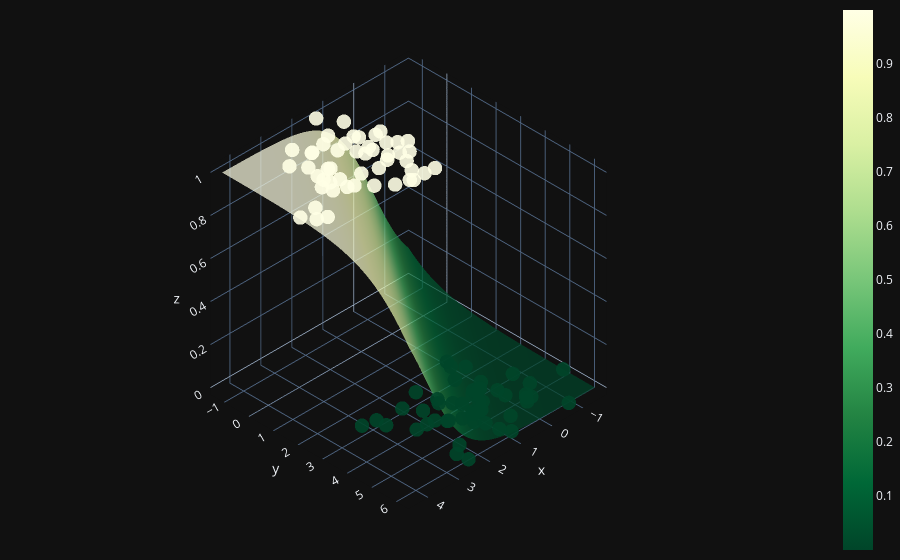

Source (notebook cell):
### Code cell
X0 = np.linspace(X[:, 0].min(), X[:, 0].max(), 100)
X1 = np.linspace(X[:, 1].min(), X[:, 1].max(), 100)
xx0, xx1 = np.meshgrid(X0, X1)
Z = W[0] * xx0 + W[1] * xx1 + b
A = 1 / (1 + np.exp(-Z))

fig = (go.Figure(data=[go.Surface(z=A, x=xx0, y=xx1, colorscale='YlGn', opacity = 0.7, reversescale=True)]))

fig.add_scatter3d(x=X[:, 0].flatten(), y=X[:, 1].flatten(), z=y.flatten(), mode='markers', marker=dict(size=5, color=y.flatten(), colorscale='YlGn', opacity = 0.9, reversescale=True))


fig.update_layout(template= "plotly_dark", margin=dict(l=0, r=0, b=0, t=0))
fig.layout.scene.camera.projection.type = "orthographic"
fig.show()

### Figure 1 — Plotly figure (JSON) as saved in the notebook; plotly's stock layout.template omitted (floating-point values rounded to 4 significant figures; data arrays with more than 128 entries replaced by an {"elided": "..."} marker saying what was removed)
{"data": [{"colorscale": [[0, "rgb(255,255,229)"], [0.125, "rgb(247,252,185)"], [0.25, "rgb(217,240,163)"], [0.375, "rgb(173,221,142)"], [0.5, "rgb(120,198,121)"], [0.625, "rgb(65,171,93)"], [0.75, "rgb(35,132,67)"], [0.875, "rgb(0,104,55)"], [1, "rgb(0,69,41)"]], "opacity": 0.7, "reversescale": true, "type": "surface", "x": {"elided": "100x100 float values"}, "y": {"elided": "100x100 float values"}, "z": {"elided": "100x100 float values"}}, {"marker": {"color": [1, 1, 0, 0, 1, 0, 0, 1, 0, 1, 0, 1, 0, 0, 1, 1, 1, 0, 1, 1, 0, 0, 1, 0, 1, 0, 1, 0, 0, 1, 1, 0, 1, 1, 1, 0, 1, 1, 0, 1, 0, 0, 0, 0, 1, 1, 1, 1, 0, 0, 1, 1, 0, 0, 0, 0, 0, 1, 1, 1, 1, 0, 0, 1, 0, 1, 0, 0, 1, 0, 0, 1, 1, 0, 0, 0, 1, 1, 0, 0, 1, 0, 0, 0, 0, 0, 1, 0, 1, 1, 1, 1, 1, 1, 0, 0, 1, 1, 0, 1], "colorscale": [[0, "rgb(255,255,229)"], [0.125, "rgb(247,252,185)"], [0.25, "rgb(217,240,163)"], [0.375, "rgb(173,221,142)"], [0.5, "rgb(120,198,121)"], [0.625, "rgb(65,171,93)"], [0.75, "rgb(35,132,67)"], [0.875, "rgb(0,104,55)"], [1, "rgb(0,69,41)"]], "opacity": 0.9, "reversescale": true, "size": 5}, "mode": "markers", "type": "scatter3d", "x": [4.219, 0.9078, -0.2765, 0.08848, 3.243, 1.442, 1.022, 3.978, 0.5889, 1.252, 0.6284, 1.686, 1.185, 0.06897, 1.787, 4.438, 3.182, 0.3038, 0.7394, 1.285, 1.131, 0.6647, 1.316, -0.1889, 2.579, 0.8731, 1.311, 0.9868, 1.42, 2.354, 2.432, 1.043, 0.9509, 2.451, 1.62, 2.155, 1.381, 1.987, 2.116, 0.564, -0.07228, 2.509, -0.73, 1.379, 0.8821, 2.222, 2.016, 1.701, -0.6539, 0.5731, 1.957, 0.7624, 2.465, 1.333, 3.246, 1.103, 2.859, 1.6, 2.976, 2.68, 1.419, 1.926, -0.09448, 2.728, 1.12, 1.557, 0.1055, 2.844, 3.155, 1.841, 1.289, 1.642, 3.923, 1.705, 0.1631, 0.3419, 1.021, 2.669, 0.4666, 0.9481, 1.194, 1.154, -0.2942, 1.737, 0.4655, 0.0808, 3.003, 2.207, 1.361, 2.632, 2.827, 2.912, 1.142, 1.055, 2.47, -1.577, 1.412, 3.005, -0.6376, 0.8298], "y": [2.234, 0.4598, 5.081, 2.323, 1.215, 2.768, 4.117, 2.378, 4.001, 0.2081, 4.46, 0.6583, 5.28, 4.356, 1.7, 1.842, -0.1823, 3.944, 0.4361, 1.437, 4.682, 4.36, 2.441, 5.205, 0.7261, 4.714, 0.07123, 6.09, 4.637, 2.224, -0.2017, 4.606, 0.9498, -0.1954, 2.747, 4.124, 0.9295, 2.611, 3.069, 1.337, 2.884, 5.773, 6.255, 3.619, 2.841, 1.533, -0.2704, -0.4773, 4.767, 5.526, 0.2342, 1.165, 6.2, 5.01, 2.849, 4.706, 2.956, 0.9151, 1.216, -0.7044, 1.574, 4.152, 5.358, 1.305, 5.758, 2.827, 3.725, 3.327, 1.553, 3.562, 3.45, 0.1502, 1.804, 4.433, 2.578, 3.941, 1.579, 1.82, 3.866, 4.732, 2.808, 3.902, 5.273, 4.425, 3.123, 4.691, 0.7427, 5.506, 0.748, 0.6894, 1.721, 0.2466, 2.015, -0.6471, 4.099, 4.957, -1.326, 0.9852, 4.091, 1.742], "z": [1, 1, 0, 0, 1, 0, 0, 1, 0, 1, 0, 1, 0, 0, 1, 1, 1, 0, 1, 1, 0, 0, 1, 0, 1, 0, 1, 0, 0, 1, 1, 0, 1, 1, 1, 0, 1, 1, 0, 1, 0, 0, 0, 0, 1, 1, 1, 1, 0, 0, 1, 1, 0, 0, 0, 0, 0, 1, 1, 1, 1, 0, 0, 1, 0, 1, 0, 0, 1, 0, 0, 1, 1, 0, 0, 0, 1, 1, 0, 0, 1, 0, 0, 0, 0, 0, 1, 0, 1, 1, 1, 1, 1, 1, 0, 0, 1, 1, 0, 1]}], "layout": {"margin": {"b": 0, "l": 0, "r": 0, "t": 0}, "scene": {"camera": {"projection": {"type": "orthographic"}}}}}
